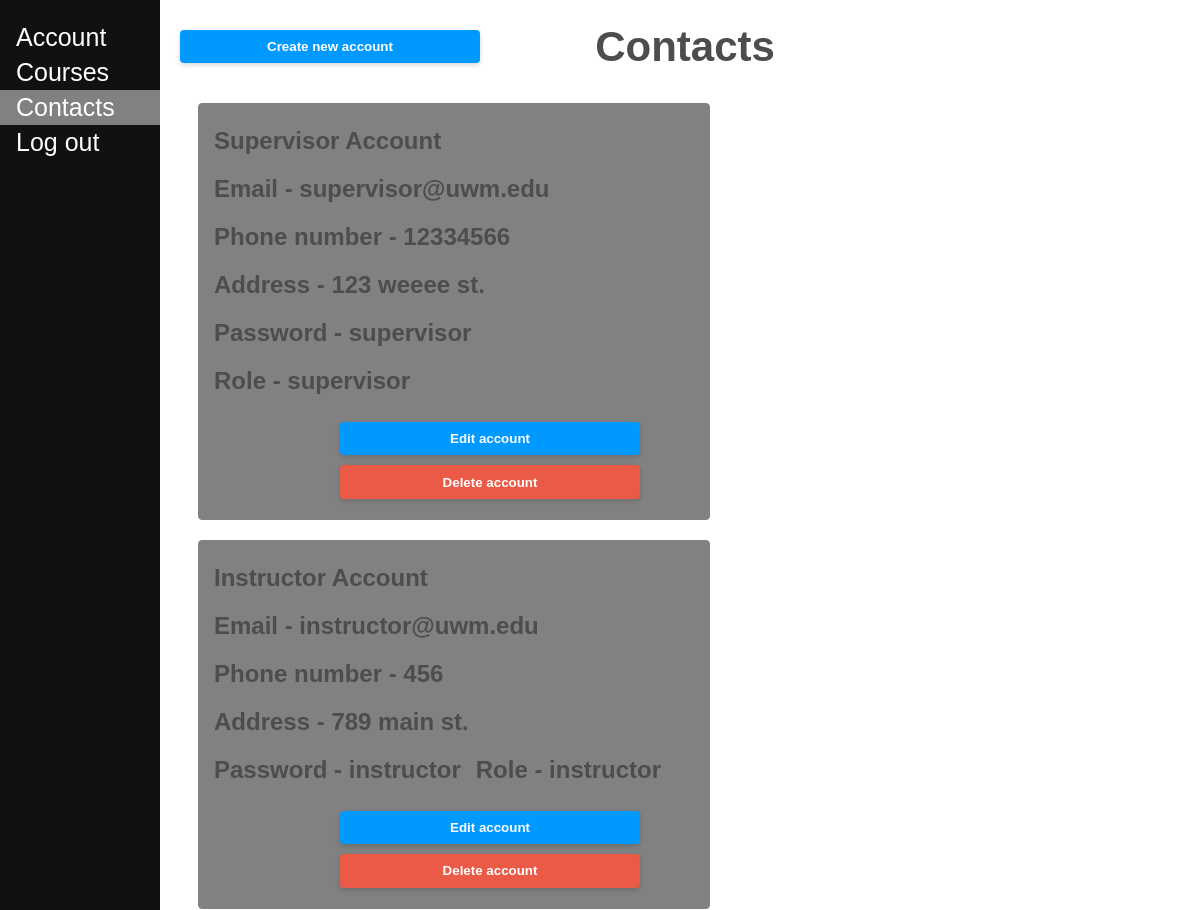
The app's page /contacts/ (signed in, upper part), older data.
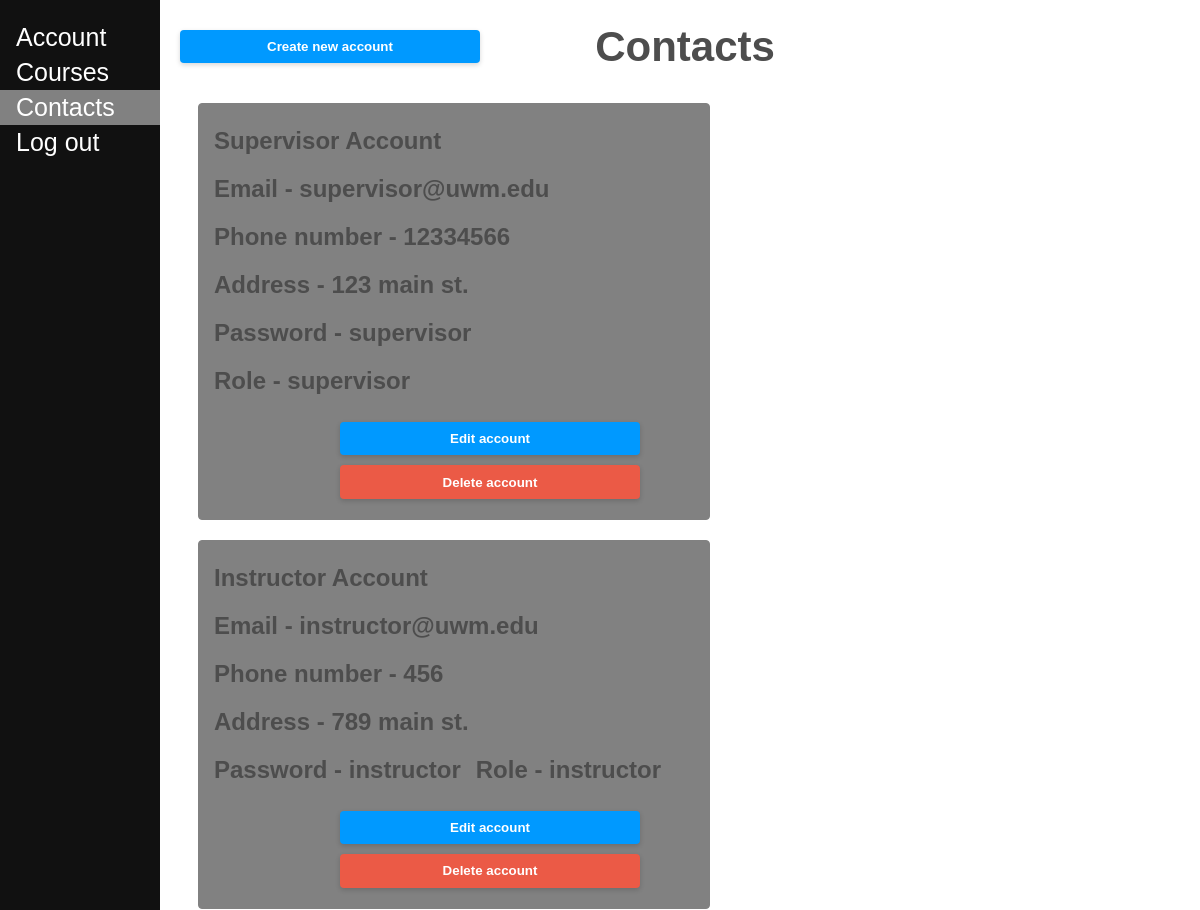
The same page, newer data.
### ourapp/models.py (models this page shows, shortened)
class MyUser(models.Model):
    first_name = models.CharField(max_length=100, default=None)
    last_name = models.CharField(max_length=100, default=None)
    password = models.CharField(max_length=100, default=None)
    address = models.CharField(max_length=100, default=None)
    email = models.EmailField(default=None)
    phone_number = models.CharField(max_length=15, default=None)
    role = models.CharField(max_length=100, default=None, choices=Role.choices)
    skills = models.ManyToManyField(Skill, default=None, blank=True)

### ourapp/views.py (the view, shortened to what this page needs)
# urls.py: path('contacts/', views.Contacts.as_view(), name='contacts')
class Contacts(View):
    def get(self, request):
        request.session['submitted'] = False
        accounts = MyUser.objects.all()
        return render(request, "contacts.html", {"accounts": accounts})

### ourapp/templates/contacts.html (shortened to what this page needs)
<!DOCTYPE html>
<html lang="en">
<head>
    {% load static %}
    <link rel="stylesheet" href="{% static 'styles.css' %}">
</head>
<body>
    <div class="sidenav">
        <a href="/account/">Account</a>
        <a href="/course/">Courses</a>
        <a href="/contacts/" class="current">Contacts</a>
        <a href="/">Log out</a>
    </div>
    <div class="main">
        <section>
            {% if request.session.supervisor %}
                <button class="modButt" id="myBtn">Create new account</button>
            {% endif %}
            <h2>Contacts</h2>
            {% for i in accounts %}
                <div class="contactInfo">
                    <h1>{{ i.first_name }} {{ i.last_name }}</h1>
                    <h1 class="conText">Email - {{ i.email }}</h1>
                    <h1 class="conText">Phone number - {{ i.phone_number }}</h1>
                    {% if request.session.supervisor %}
                        <div class="hidContactInfo">
                            <h1 class="conText">Address - {{ i.address }}</h1>
                            <h1 class="conText">Password - {{ i.password }}</h1>
                            <h1 class="conText">Role - {{ i.role }}</h1>
                        </div>
                    {% endif %}
                    {% if request.session.supervisor %}
                        <div id="contactButts">
                            <button class="modButt editButt" id="myBtn">Edit account</button>
                            <button class="modButt editButt delButt">Delete account</button>
                        </div>
                    {% endif %}
                </div>
            {% endfor %}
        </section>
    </div>
</body>
</html>

### static/styles.css (style rules this page uses)
.modButt { box-shadow: 0px 2px 5px 0px rgb(0 0 0 / 16%); position: absolute; left: 15vw; top: 30px; height: 2.5em; width: 300px; }
a:link { text-decoration: none; }
html { color: #4d4d4d; font-weight: 300; line-height: 1.44em; font-family: sans-serif; }
div { display: block; text-align: center; }
h1 { font-size: 24px; margin-top: 10px; margin-bottom: 25px; }
button { background: #0099FF; width: 100%; color: #FFFFFF; border-radius: 0.3em; display: inline-block; font-weight: bold; padding: 0.6em 1.3em; position: relative; text-decoration: none; border: 0px; }
::placeholder { color: #A8A9AC }
.sidenav { height: 100%; width: 160px; position: fixed; z-index: 1; top: 0; left: 0; background-color: #111111; overflow-x: hidden; padding-top: 20px; }
.sidenav a { padding: 6px 8px 6px 16px; text-decoration: none; text-align: left; font-size: 25px; color: #FFFFFF; display: block; }
.main { margin-left: 170px; font-size: 28px; padding: 0px 10px; }
.current { background-color: #818181; color: #111; }
.delButt { background-color: #EB5A46; }
.editButt { position: relative; margin: 5px; top: 0px; left: 3vw; display: inline; }
.contactInfo { background-color: #818181; padding: 15px; margin: 10px; width: 40vw; text-align: left; border: 1px solid #818181; border-radius: 4px; float: left; }
.hidContactInfo { text-align: left; }
.conText { float: left; margin-top: 0; margin-right: 15px; }

Row changes from the older to the newer data that the page shows:
changed MyUser "Supervisor": address "123 weeee st." → "123 main st."
